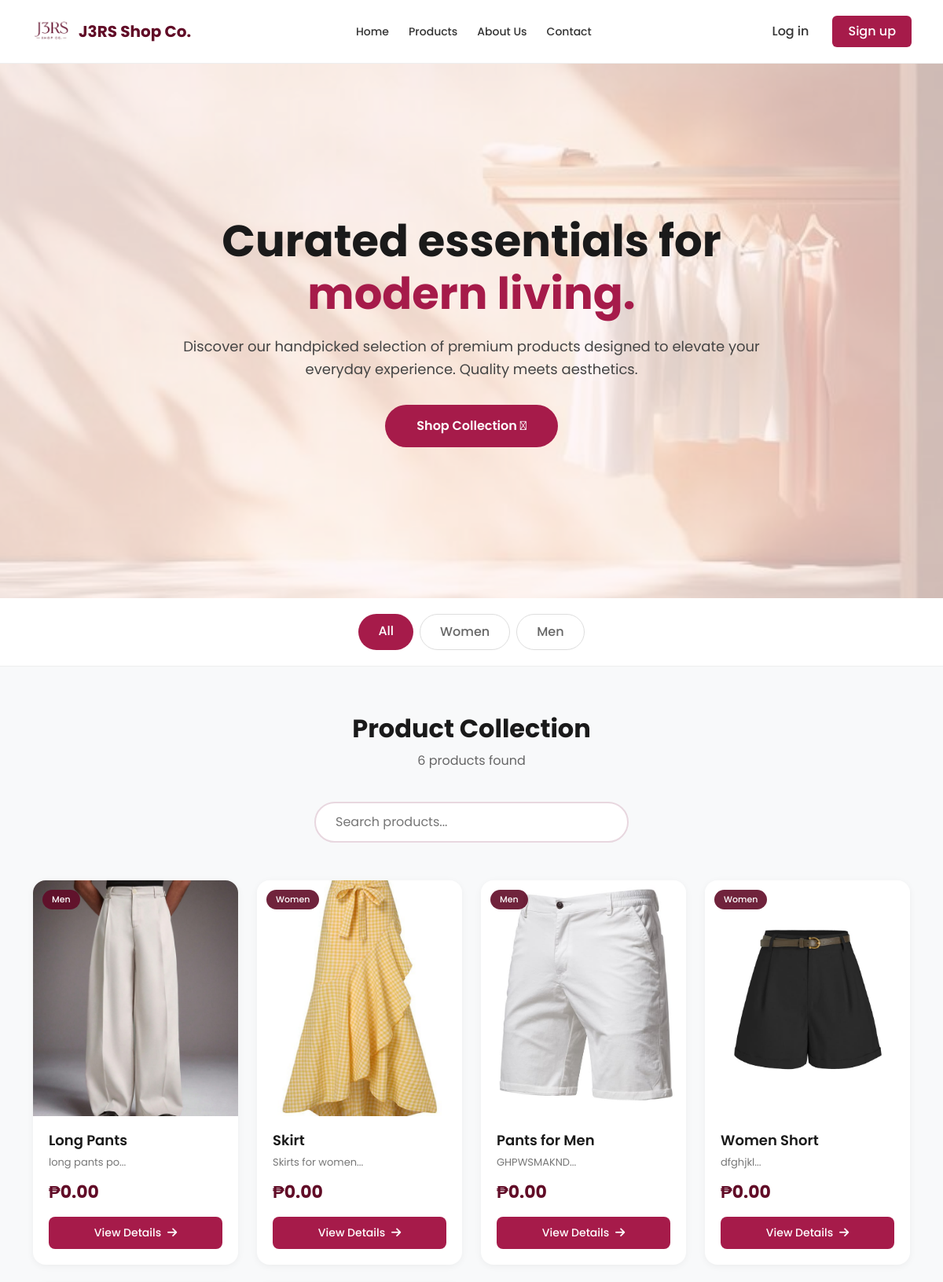
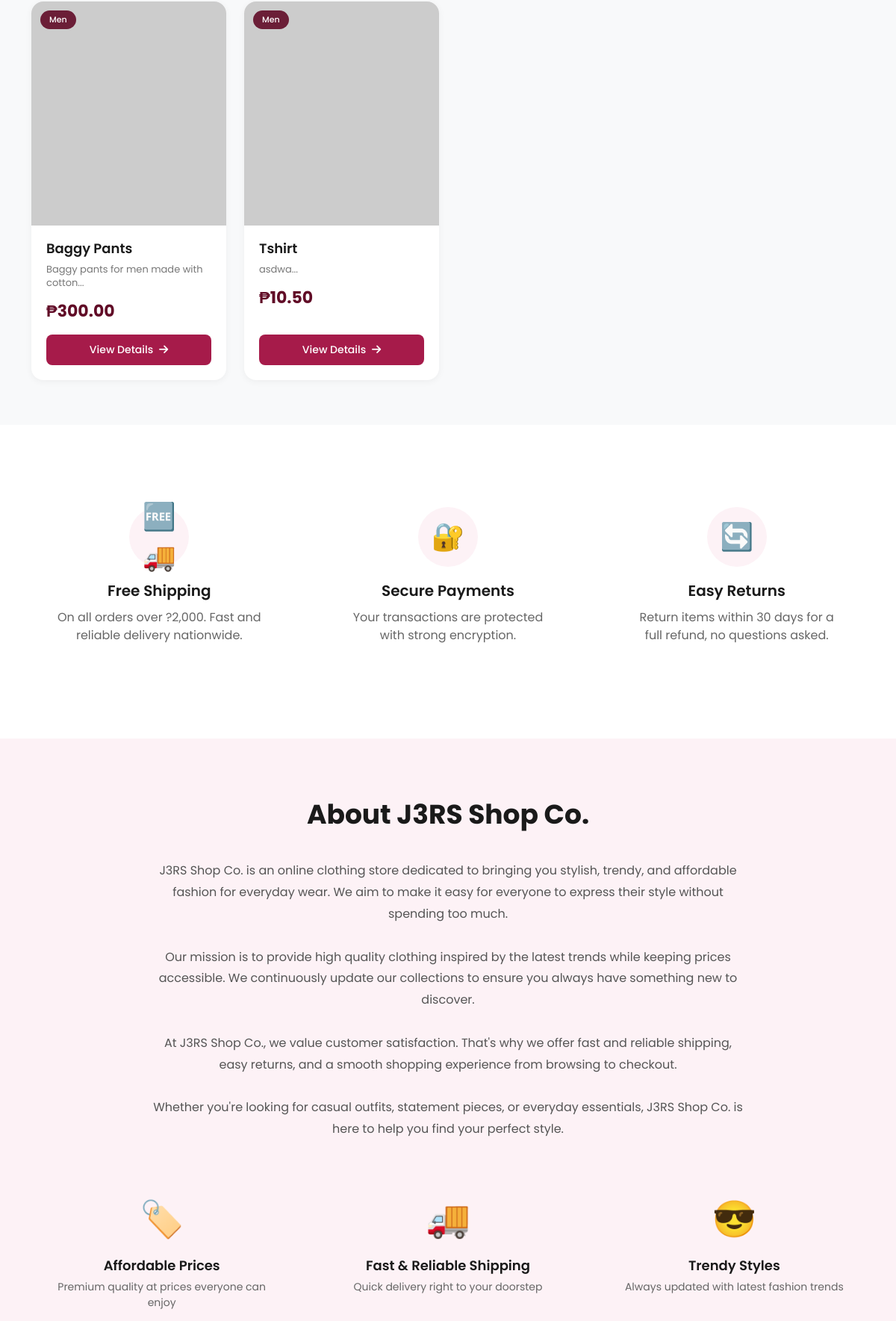
Screenshot of /landing.php (upper part) with the database file from the repository (2 pictures, top to bottom).
### tables this page shows
CREATE TABLE `product` (
  `product_id` int(11) NOT NULL,
  `seller_id` int(11) NOT NULL,
  `name` varchar(180) NOT NULL,
  `description` text DEFAULT NULL,
  `category_gender` enum('Men','Women') NOT NULL,
  `price` decimal(10,2) NOT NULL,
  `qty` int(11) NOT NULL,
  `status` enum('draft','active','inactive','archived') NOT NULL DEFAULT 'active',
  `created_at` datetime NOT NULL DEFAULT current_timestamp(),
  `updated_at` datetime DEFAULT current_timestamp() ON UPDATE current_timestamp()
);

### config_settings.php (called while the page is built, shortened)
<?php
class SiteSettings {
    private $conn;
    private $settings = [];
    private static $instance = null;
    private function __construct($conn) {
        $this->conn = $conn;
        $this->loadAllSettings();
    }
    public static function getInstance($conn) {
        if (self::$instance === null) {
            self::$instance = new self($conn);
        }
        return self::$instance;
    }
    private function loadAllSettings() {
        $sql = "SELECT setting_key, setting_value, setting_type FROM site_settings";
        $result = $this->conn->query($sql);
        if ($result && $result->num_rows > 0) {
            while ($row = $result->fetch_assoc()) {
                $key = $row['setting_key'];
                $value = $row['setting_value'];
                $type = $row['setting_type'];
                switch ($type) {
                    case 'json':
                    case 'array':
                        $this->settings[$key] = json_decode($value, true);
                        break;
                    case 'image':
                        $this->settings[$key] = !empty($value) ? $value : 'default-placeholder.png';
                        break;
                    default:
                        $this->settings[$key] = $value;
                }
            }
        }
    }
    public function get($key, $default = null) {
        return $this->settings[$key] ?? $default;
    }
    public function getCategories() {
        $categories = $this->get('categories', ['All', 'Women', 'Men']);
        return is_array($categories) ? $categories : ['All', 'Women', 'Men'];
    }
    public function getFeatures() {
        $features = $this->get('features', []);
        return is_array($features) ? $features : [];
    }
    public function getWhyChooseUs() {
        $reasons = $this->get('why_choose_us', []);
        return is_array($reasons) ? $reasons : [];
    }
}
?>

### landing.php (the view, shortened to what this page needs)
<?php
require_once 'admin/db.connect.php';
require_once 'config_settings.php';
$settings = SiteSettings::getInstance($conn);
$search = trim($_GET['search'] ?? '');
$category = trim($_GET['category'] ?? 'All');
$categories = $settings->getCategories();
$sql = "SELECT
          p.product_id,
          p.name,
          p.description,
          p.category_gender,
          p.price,
          (SELECT pv2.image_path
           FROM product_variant pv2
           WHERE pv2.product_id = p.product_id
           AND pv2.image_path IS NOT NULL
           LIMIT 1) AS image_path
        FROM product p
        WHERE p.status = 'active'";
$sql .= " ORDER BY p.created_at DESC LIMIT 24";
$stmt = $conn->prepare($sql);
$stmt->execute();
$products = $stmt->get_result()->fetch_all(MYSQLI_ASSOC);
$siteName = $settings->get('site_name', 'J3RS Shop Co.');
$heroTitle = $settings->get('hero_title', 'Curated essentials for <br> <span>modern living.</span>');
$heroSubtitle = $settings->get('hero_subtitle', 'Discover our handpicked selection of premium products designed to elevate your everyday experience. Quality meets aesthetics.');
$heroButtonText = $settings->get('hero_button_text', 'Shop Collection →');
$heroBgImage = $settings->get('hero_background_image', 'labg.jpg');
$siteLogo = $settings->get('site_logo', 'JERS-LOGO.png');
$aboutTitle = $settings->get('about_title', 'About J3RS Shop Co.');
$aboutContent = $settings->get('about_content', '');
$features = $settings->getFeatures();
$whyChooseUs = $settings->getWhyChooseUs();
?>
<!DOCTYPE html>
<html lang="en">
<head>
<link href="https://cdn.jsdelivr.net/npm/bootstrap@5.3.3/dist/css/bootstrap.min.css" rel="stylesheet">
<link rel="stylesheet" href="https://cdnjs.cloudflare.com/ajax/libs/font-awesome/6.4.0/css/all.min.css">
</head>
<body>
<header>
  <a href="#home" class="logo">
    <img src="<?php echo htmlspecialchars($siteLogo); ?>" class="logo-img" alt="<?php echo htmlspecialchars($siteName); ?>" onerror="this.src='https://via.placeholder.com/50x50?text=Logo'">
    <span class="logo-text"><?php echo htmlspecialchars($siteName); ?></span>
  </a>
  <nav>
    <a href="#home">Home</a>
    <a href="#products">Products</a>
    <a href="#about">About Us</a>
    <a href="#contact">Contact</a>
  </nav>
  <div class="buttons">
    <button class="login" onclick="window.location.href='login.php'">Log in</button>
    <button class="signup" onclick="openSignupModal()">Sign up</button>
  </div>
</header>
<section class="hero" id="home">
  <img src="<?php echo htmlspecialchars($heroBgImage); ?>" class="hero-bg" alt="Hero background" onerror="this.src='https://via.placeholder.com/1920x1080?text=Hero+Banner'">
  <div class="hero-content">
    <h1><?php echo $heroTitle; ?></h1>
    <p><?php echo htmlspecialchars($heroSubtitle); ?></p>
    <button onclick="window.location.href='#products'"><?php echo htmlspecialchars($heroButtonText); ?></button>
  </div>
</section>
<div class="category-filters" id="categories">
  <div class="container">
    <div class="d-flex flex-wrap gap-2 justify-content-center">
      <a href="?category=All<?php echo $search ? '&search=' . urlencode($search) : ''; ?>"
         class="category-btn <?php echo $category == 'All' ? 'active' : ''; ?>">
        All
      </a>
      <?php foreach ($categories as $cat): ?>
        <?php if ($cat !== 'All'): ?>
          <a href="?category=<?php echo urlencode($cat); ?><?php echo $search ? '&search=' . urlencode($search) : ''; ?>"
             class="category-btn <?php echo $category == $cat ? 'active' : ''; ?>">
            <?php echo htmlspecialchars($cat); ?>
          </a>
        <?php endif; ?>
      <?php endforeach; ?>
    </div>
  </div>
</div>
<section class="products-section" id="products">
  <div class="container">
    <div class="text-center mb-5">
      <h2 class="section-title">Product Collection</h2>
      <p class="section-subtitle"><?php echo count($products); ?> products found</p>
      <div class="search-container">
        <form method="GET" class="d-flex justify-content-center">
          <input class="search-input" type="text" name="search" value="<?php echo htmlspecialchars($search); ?>" placeholder="Search products...">
        </form>
      </div>
    </div>
    <div class="row g-4">
      <?php foreach ($products as $product): ?>
        <div class="col-12 col-sm-6 col-md-4 col-lg-3">
          <div class="product-card h-100 d-flex flex-column">
            <div class="product-image-wrapper">
              <?php
              $imagePath = !empty($product['image_path']) ? htmlspecialchars($product['image_path']) : 'https://via.placeholder.com/400x500?text=No+Image';
              ?>
              <img class="product-image" src="<?php echo $imagePath; ?>" alt="<?php echo htmlspecialchars($product['name']); ?>" onerror="this.src='https://via.placeholder.com/400x500?text=Product+Image'">
              <span class="product-category"><?php echo htmlspecialchars($product['category_gender']); ?></span>
            </div>
            <div class="product-info d-flex flex-column flex-grow-1">
              <h3 class="product-title"><?php echo htmlspecialchars($product['name']); ?></h3>
              <p class="product-description"><?php echo htmlspecialchars(substr($product['description'] ?? 'No description available', 0, 80)); ?>...</p>
              <div class="product-price">₱<?php echo number_format((float) $product['price'], 2); ?></div>
              <a class="product-link mt-auto" href="product_details.php?product_id=<?php echo (int) $product['product_id']; ?>">
                View Details <i class="fas fa-arrow-right ms-1"></i>
              </a>
            </div>
          </div>
        </div>
      <?php endforeach; ?>
    </div>
  </div>
</section>
<section class="features">
  <div class="feature-grid">
    <?php foreach ($features as $feature): ?>
      <div class="feature-box">
        <div class="feature-icon"><?php echo htmlspecialchars($feature['icon']); ?></div>
        <h3><?php echo htmlspecialchars($feature['title']); ?></h3>
        <p><?php echo htmlspecialchars($feature['description']); ?></p>
      </div>
    <?php endforeach; ?>
  </div>
</section>
<section class="about-section" id="about">
  <div class="about-content">
    <h2 class="about-title"><?php echo htmlspecialchars($aboutTitle); ?></h2>
    <div class="about-text">
      <?php echo $aboutContent; ?>
    </div>
    <div class="why-choose-grid">
      <?php foreach ($whyChooseUs as $reason): ?>
        <div class="why-item">
          <div class="why-icon"><?php echo htmlspecialchars($reason['icon']); ?></div>
          <h4><?php echo htmlspecialchars($reason['title']); ?></h4>
          <p><?php echo htmlspecialchars($reason['description']); ?></p>
        </div>
      <?php endforeach; ?>
    </div>
  </div>
</section>
</body>
</html>

### rows the page displays
product: shows a picture, category_gender "Men", name "Long Pants", description "long pants po", price "0.00"
product: shows a picture, category_gender "Women", name "Skirt", description "Skirts for women", price "0.00"
product: shows a picture, category_gender "Men", name "Pants for Men", description "GHPWSMAKND", price "0.00"
product: shows a picture, category_gender "Women", name "Women Short", description "dfghjkl", price "0.00"
product: category_gender "Men", name "Baggy Pants", description "Baggy pants for men made with cotton", price "300.00"
product: category_gender "Men", name "Tshirt", description "asdwa", price "10.50"

### other values shown
$siteName "J3RS Shop Co."
$heroSubtitle "Discover our handpicked selection of premium products designed to elevate your everyday experience. Quality meets aesthetics."
$heroButtonText "Shop Collection \u001a"
$cat "Women"
$cat "Men"
count($products) "6"
$feature['icon'] "🆓🚚"
$feature['title'] "Free Shipping"
$feature['description'] "On all orders over ?2,000. Fast and reliable delivery nationwide."
$feature['icon'] "🔐"
$feature['title'] "Secure Payments"
$feature['description'] "Your transactions are protected with strong encryption."
$feature['icon'] "🔄"
$feature['title'] "Easy Returns"
$feature['description'] "Return items within 30 days for a full refund, no questions asked."
